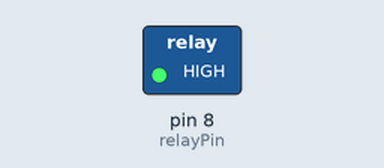
This sketch was run on a simulated Arduino Uno, built with avr-gcc and run on an emulated ATmega328P. Parts: switched loads named in the sketch (green lamp = pin HIGH). Dashed ring = blinking.

Above: at 0.2 s.
Timing chart, 0 to 3.0 s (numbered marks = the images above):
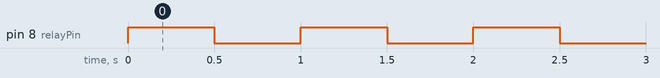

Measured:
- by itself, pin 8 (relayPin): alternates HIGH for 0.50 s and LOW for 0.50 s

The sketch:

relay.ino
```cpp
//relay
//Email:support@sunfounder.com
//Website:www.sunfounder.com

/******************************************************/
const int relayPin = 8; //the base of the transistor attach to
/******************************************************/
void setup()
{
  pinMode(relayPin, OUTPUT); //initialize the relayPin as an output
}
/******************************************************/
void loop()
{
  digitalWrite(relayPin, HIGH); //drive relay closure conduction
  delay(500); //wait for a second
  digitalWrite(relayPin, LOW); //drive the relay is closed off
  delay(500); //wait for a second
}
/******************************************************/
```
